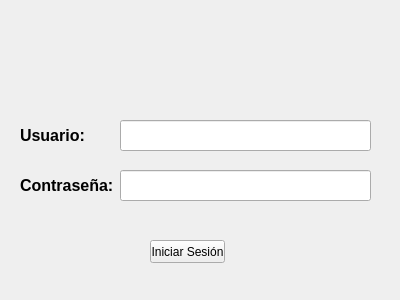
<?xml version="1.0" encoding="UTF-8"?>
<ui version="4.0">
 <class>Form</class>
 <widget class="QWidget" name="Form">
  <property name="geometry">
   <rect>
    <x>0</x>
    <y>0</y>
    <width>400</width>
    <height>300</height>
   </rect>
  </property>
  <property name="windowTitle">
   <string>Form</string>
  </property>
  <widget class="QLabel" name="label">
   <property name="geometry">
    <rect>
     <x>20</x>
     <y>120</y>
     <width>81</width>
     <height>31</height>
    </rect>
   </property>
   <property name="font">
    <font>
     <pointsize>12</pointsize>
     <weight>75</weight>
     <bold>true</bold>
    </font>
   </property>
   <property name="text">
    <string>Usuario:</string>
   </property>
  </widget>
  <widget class="QLabel" name="label_2">
   <property name="geometry">
    <rect>
     <x>20</x>
     <y>160</y>
     <width>111</width>
     <height>51</height>
    </rect>
   </property>
   <property name="font">
    <font>
     <pointsize>12</pointsize>
     <weight>75</weight>
     <bold>true</bold>
    </font>
   </property>
   <property name="text">
    <string>Contraseña:</string>
   </property>
  </widget>
  <widget class="QPushButton" name="pushButton">
   <property name="geometry">
    <rect>
     <x>150</x>
     <y>240</y>
     <width>75</width>
     <height>23</height>
    </rect>
   </property>
   <property name="text">
    <string>Iniciar Sesión</string>
   </property>
  </widget>
  <widget class="QLineEdit" name="lineEdit">
   <property name="geometry">
    <rect>
     <x>120</x>
     <y>120</y>
     <width>251</width>
     <height>31</height>
    </rect>
   </property>
  </widget>
  <widget class="QLineEdit" name="lineEdit_2">
   <property name="geometry">
    <rect>
     <x>120</x>
     <y>170</y>
     <width>251</width>
     <height>31</height>
    </rect>
   </property>
  </widget>
 </widget>
 <resources/>
 <connections/>
</ui>
